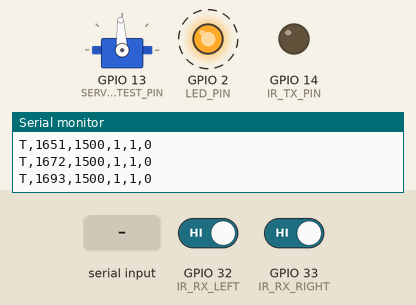
Simulated run of this sketch. Board: ESP32. Shown: servo, output pins drawn as LEDs (lit = HIGH), the last lines printed to the serial monitor. Dashed ring = blinking. The inputs (shaded band) are chosen by the test bench; at power-on: GPIO 32 (IR_RX_LEFT) HIGH, GPIO 33 (IR_RX_RIGHT) HIGH. Servo pulses on a pin are drawn as a servo (544–2400 µs = 0–180°).

Above: at 1.7 s.
1.8 s: "SWEEP\n" received over Serial
At 2.74 s:
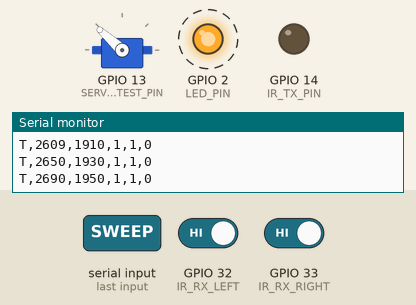
At 3.81 s:
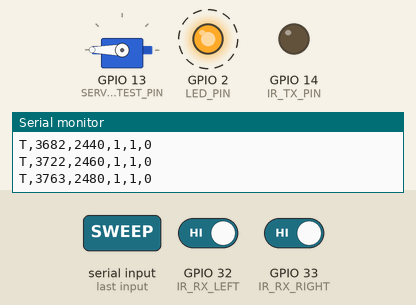
4.8 s: "SERVO 90\n" received over Serial
7.8 s: "SWEEP\n" received over Serial
At 8.78 s:
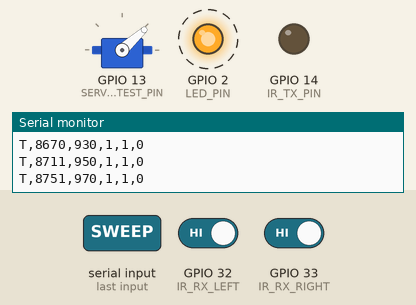
10.8 s: "SERVO ,45\n" received over Serial
Timing chart, 0 to 14.8 s (numbered marks = the images above; inputs shaded):
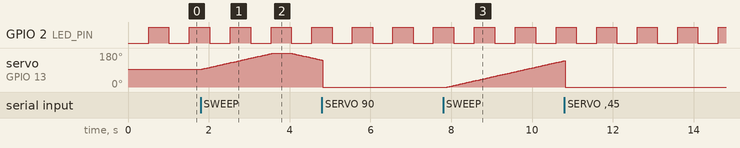

The sketch:

esp32-vnc.ino
```cpp
/*
 * FlyBrain VNC Firmware — ESP32-WROVER-DEV v1.6
 *
 * Phase 1 (this file): Board validation skeleton.
 *  - Serial protocol (115200 baud)
 *  - PWM test outputs (servo signal simulation)
 *  - Camera stub (for ESP32-CAM variant / external OV2640)
 *  - Heartbeat LED
 *
 * Phase 2 (next): Quantized VNC leg-control subcircuit on Core 0,
 *  I/O + ESP-NOW on Core 1.
 *
 * Phase 3: Full DN protocol with BC-250 brain server.
 */

#include <Arduino.h>

// ── Pin assignments (ESP32-WROVER-DEV v1.6) ──
#define LED_PIN        2    // Built-in LED (heartbeat)
#define SERVO_TEST_PIN 13   // PWM test output (scope/logic analyzer here)
#define IR_TX_PIN      14   // IR LED transmit (bot ID beacon) — future
#define IR_RX_LEFT     32   // IR receiver left — future
#define IR_RX_RIGHT    33   // IR receiver right — future

// ── Servo PWM config ──
// SG90: 50Hz, 1ms = 0°, 1.5ms = 90°, 2ms = 180°
#define SERVO_FREQ     50
#define SERVO_RES      16   // 16-bit resolution (0-65535)
#define SERVO_CH       0

// ── Protocol (serial, 115200) ──
// Commands (host → ESP32):
//   PING          → PONG
//   SERVO <ch> <us>  → set servo pulse width (500-2500us)
//   SWEEP         → sweep test servo 0°→180°→0°
//   STATUS        → report firmware state
// Telemetry (ESP32 → host, 50Hz):
//   T,<millis>,<servo_us>,<ir_l>,<ir_r>,<vbat_mv>

static uint32_t lastTelemetry = 0;
static uint32_t lastHeartbeat = 0;
static bool ledState = false;
static int servoPulseUs = 1500;  // center
static bool sweeping = false;
static int sweepDir = 1;

void setup() {
  Serial.begin(115200);
  delay(500);
  Serial.println("# FlyBrain VNC firmware v0.1.0");
  Serial.println("# Board: ESP32-WROVER-DEV v1.6");
  Serial.println("# Cores: 2 @ 240MHz");

  // Report memory
  Serial.printf("# SRAM free: %d bytes\n", ESP.getFreeHeap());
  Serial.printf("# PSRAM free: %d bytes\n", ESP.getFreePsram());
  Serial.printf("# Flash: %d bytes\n", ESP.getFlashChipSize());

  // LED
  pinMode(LED_PIN, OUTPUT);

  // Servo PWM (LEDC)
  ledcSetup(SERVO_CH, SERVO_FREQ, SERVO_RES);
  ledcAttachPin(SERVO_TEST_PIN, SERVO_CH);
  setServoUs(servoPulseUs);

  // IR pins (future — just configure for now)
  pinMode(IR_TX_PIN, OUTPUT);
  digitalWrite(IR_TX_PIN, LOW);
  pinMode(IR_RX_LEFT, INPUT);
  pinMode(IR_RX_RIGHT, INPUT);

  Serial.println("# READY");
  Serial.println("# Commands: PING, SERVO <us>, SWEEP, STATUS");
}

void setServoUs(int us) {
  // Convert microseconds to 16-bit duty (50Hz = 20000us period)
  us = constrain(us, 500, 2500);
  uint32_t duty = (uint32_t)us * 65535 / 20000;
  ledcWrite(SERVO_CH, duty);
  servoPulseUs = us;
}

void handleCommand(String cmd) {
  cmd.trim();
  if (cmd == "PING") {
    Serial.println("PONG");
  } else if (cmd.startsWith("SERVO ")) {
    int us = cmd.substring(6).toInt();
    setServoUs(us);
    sweeping = false;
    Serial.printf("OK servo=%dus\n", servoPulseUs);
  } else if (cmd == "SWEEP") {
    sweeping = true;
    Serial.println("OK sweeping");
  } else if (cmd == "STATUS") {
    Serial.printf("STATUS fw=0.1.0 heap=%d psram=%d servo=%d sweep=%d\n",
      ESP.getFreeHeap(), ESP.getFreePsram(), servoPulseUs, sweeping);
  } else if (cmd.length() > 0) {
    Serial.printf("ERR unknown: %s\n", cmd.c_str());
  }
}

void loop() {
  uint32_t now = millis();

  // ── Heartbeat LED (1Hz) ──
  if (now - lastHeartbeat > 500) {
    lastHeartbeat = now;
    ledState = !ledState;
    digitalWrite(LED_PIN, ledState);
  }

  // ── Serial commands ──
  if (Serial.available()) {
    String cmd = Serial.readStringUntil('\n');
    handleCommand(cmd);
  }

  // ── Servo sweep test ──
  if (sweeping) {
    servoPulseUs += sweepDir * 10;
    if (servoPulseUs >= 2500) { servoPulseUs = 2500; sweepDir = -1; }
    if (servoPulseUs <= 500)  { servoPulseUs = 500;  sweepDir = 1; }
    setServoUs(servoPulseUs);
    delay(20);
  }

  // ── Telemetry (50Hz) ──
  if (now - lastTelemetry > 20) {
    lastTelemetry = now;
    int irL = digitalRead(IR_RX_LEFT);
    int irR = digitalRead(IR_RX_RIGHT);
    // VBAT: stub — wire ADC later
    int vbatMv = 0;
    Serial.printf("T,%lu,%d,%d,%d,%d\n", now, servoPulseUs, irL, irR, vbatMv);
  }
}

// ── Phase 2 notes ──
// Core 0: quantized VNC LIF sim (5K neurons, 1ms timestep, INT8 weights in PSRAM)
// Core 1: this I/O loop (sensors → ESP-NOW → brain, DN rates → VNC → servos)
// Interface: DNp09/DNa02/MDN firing rates via shared memory (no locks, single writer)
```

Measured:
- after the input at 1.8 s, servo on GPIO 13 (SERVO_TEST_PIN): rises from 93° to 180° in 1.8 s, then falls to 142° in 1.2 s
- after the input at 7.8 s, servo on GPIO 13 (SERVO_TEST_PIN): moves from 0° to 139° over 2.9 s, starting after 0.10 s
- by itself, GPIO 2 (LED_PIN): alternates HIGH for 0.50 s and LOW for 0.50 s
